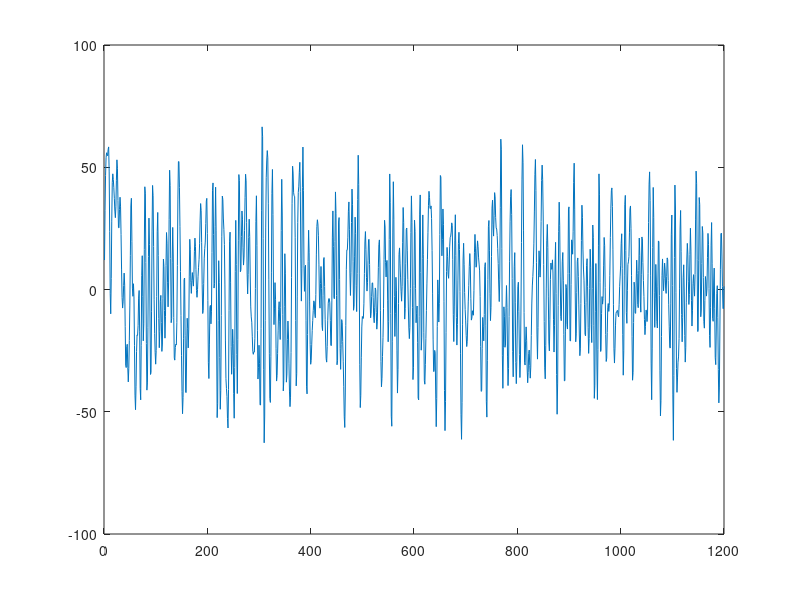

Recreate this plot in MATLAB.
clear all
close all
clc

%% Generation parameters
fsamp=3e2;
dt=1/fsamp;

Tfin=4;
N=floor(Tfin*fsamp);

f_pass=2;
f_stop=60;

RMS_output=25;


%===============================PROCESSING=============================
%% Sample noise
disp('Sampling noise...')
ng_vec=rand(N,1)-0.5;

%% create filter
disp('Design bandpass...')
fny=fsamp/2;
w_lowpass=f_pass/fny;
w_highstop=f_stop/fny;

[b,a]=butter(4,[w_lowpass,w_highstop]);

%% filter noise
disp('Broadband filtering...')
ng_vec_filt=filtfilt(b,a,ng_vec);

% figure
% plot(ng_vec)
% hold all
% plot(ng_vec_filt)
%
% figure
% pwelch(ng_vec)
% hold all
% pwelch(ng_vec_filt)

%% scale signal
disp('Adjust amplitude...')
RMS_ng_filt=rms(ng_vec_filt);
ng_ZN=ng_vec_filt./RMS_ng_filt;

sig_out=RMS_output.*ng_ZN;

%% Transition set
dg=input('Insert transition window?...(y/n)','s')
if strcmp(dg,'y')
  disp('---->Transitioning...')
  fin=tukeywin(N,0.15);
  sig_out=sig_out.*fin;
end

 figure
 plot(sig_out)



%% move folder
gendir=cd;
simdir=gendir(1:end-15);
cd(simdir)

%% write file
fnam='drive_sig.dat';
disp(strcat('Saving output to ',fnam,' ...'))
dlmwrite(fnam,sig_out);
cd(gendir)
